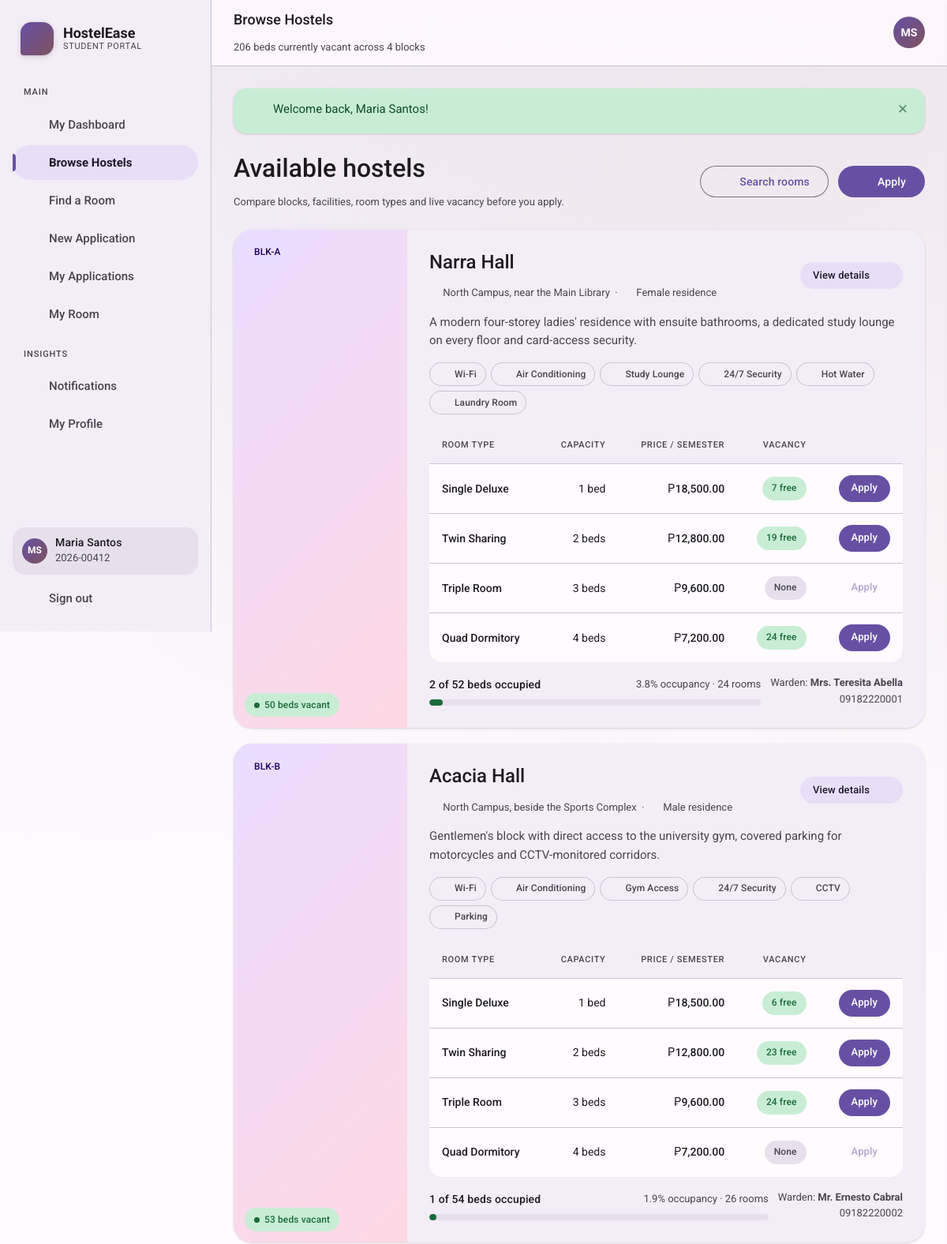
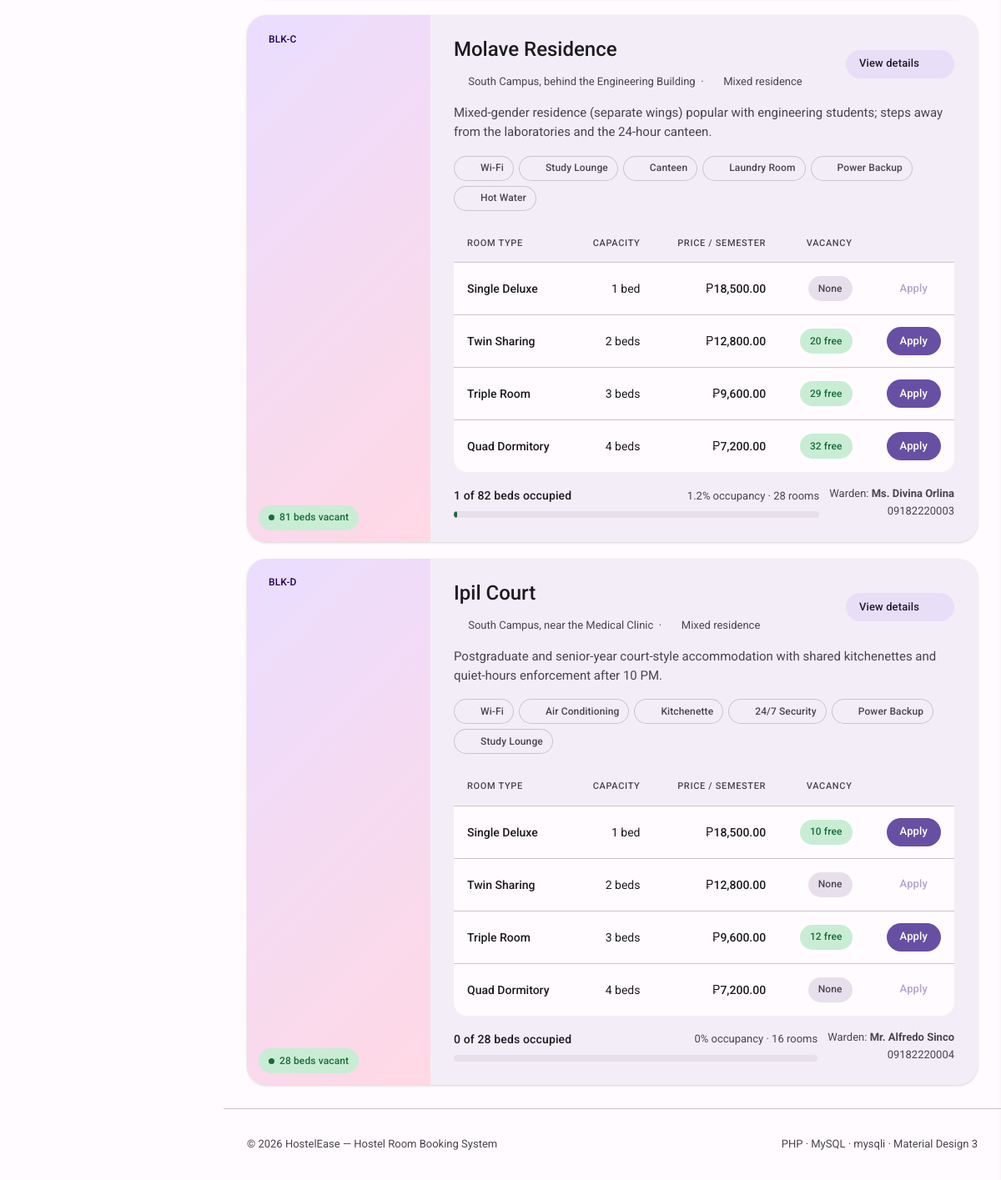
The app's page /student/hostels.php (signed in) with its own data (2 pictures, top to bottom).
### tables this page shows
CREATE TABLE users (
  id            INT UNSIGNED NOT NULL AUTO_INCREMENT,
  role          ENUM('student','admin') NOT NULL DEFAULT 'student',
  student_id    VARCHAR(20)  DEFAULT NULL,
  full_name     VARCHAR(120) NOT NULL,
  email         VARCHAR(150) NOT NULL,
  phone         VARCHAR(25)  DEFAULT NULL,
  password_hash VARCHAR(255) NOT NULL,
  gender        ENUM('male','female','other') DEFAULT NULL,
  programme     VARCHAR(120) DEFAULT NULL,
  year_level    VARCHAR(20)  DEFAULT NULL,
  address       VARCHAR(255) DEFAULT NULL,
  emergency_contact_name  VARCHAR(120) DEFAULT NULL,
  emergency_contact_phone VARCHAR(25)  DEFAULT NULL,
  status        ENUM('active','suspended') NOT NULL DEFAULT 'active',
  created_at    TIMESTAMP NOT NULL DEFAULT CURRENT_TIMESTAMP,
  updated_at    TIMESTAMP NOT NULL DEFAULT CURRENT_TIMESTAMP ON UPDATE CURRENT_TIMESTAMP,
  PRIMARY KEY (id),
  UNIQUE KEY uq_users_email (email),
  UNIQUE KEY uq_users_student_id (student_id),
  KEY idx_users_role (role)
);

CREATE TABLE hostels (
  id           INT UNSIGNED NOT NULL AUTO_INCREMENT,
  name         VARCHAR(120) NOT NULL,
  block_code   VARCHAR(20)  NOT NULL,
  location     VARCHAR(180) DEFAULT NULL,
  description  TEXT,
  facilities   VARCHAR(500) DEFAULT NULL,
  warden_name  VARCHAR(120) DEFAULT NULL,
  warden_phone VARCHAR(25)  DEFAULT NULL,
  gender_policy ENUM('male','female','mixed') NOT NULL DEFAULT 'mixed',
  image_url    VARCHAR(255) DEFAULT NULL,
  is_active    TINYINT(1) NOT NULL DEFAULT 1,
  created_at   TIMESTAMP NOT NULL DEFAULT CURRENT_TIMESTAMP,
  PRIMARY KEY (id),
  UNIQUE KEY uq_hostel_block (block_code)
);

CREATE TABLE room_types (
  id          INT UNSIGNED NOT NULL AUTO_INCREMENT,
  name        VARCHAR(80) NOT NULL,
  capacity    TINYINT UNSIGNED NOT NULL DEFAULT 1,
  price       DECIMAL(10,2) NOT NULL DEFAULT 0.00,
  facilities  VARCHAR(500) DEFAULT NULL,
  description VARCHAR(500) DEFAULT NULL,
  created_at  TIMESTAMP NOT NULL DEFAULT CURRENT_TIMESTAMP,
  PRIMARY KEY (id),
  UNIQUE KEY uq_room_type_name (name)
);

### student/hostels.php (the view, shortened to what the rows shown need)
<?php
require_once __DIR__ . '/../includes/header.php';
$hostels = db_all($conn, 'SELECT * FROM v_hostel_occupancy ORDER BY block_code');
$types   = room_type_options();
page_header('Browse Hostels', 'hostels', number_format((float)total_vacancy()) . ' beds currently vacant across ' . count($hostels) . ' blocks');
?>
<div class="row-between mb-3 wrap">
  <div>
    <h2 class="headline-m mb-0">Available hostels</h2>
  </div>
</div>
<div class="stack">
<?php foreach ($hostels as $i => $h):
    $full  = db_one($conn, 'SELECT * FROM hostels WHERE id = ?', 'i', [(int)$h['id']]);
    $vacant = (int)$h['vacant_beds'];
    $rate   = (float)$h['occupancy_rate'];
?>
  <article class="card card-pad-lg anim-rise anim-rise-<?= ($i % 4) + 1 ?>" style="padding:0;overflow:hidden">
    <div style="display:grid;grid-template-columns:220px minmax(0,1fr);gap:0" class="hostel-row">
      <div class="hostel-visual" style="height:100%;min-height:220px;border-radius:0">
        <?= icon('apartment', 'icon icon-xl') ?>
        <span class="chip chip-primary hostel-code"><?= e($h['block_code']) ?></span>
        <span class="chip <?= $vacant > 0 ? 'chip-success' : 'chip-danger' ?>" style="position:absolute;bottom:14px;left:14px">
          <span class="chip-dot"></span><?= $vacant > 0 ? $vacant . ' beds vacant' : 'Full' ?>
        </span>
      </div>
      <div style="padding:26px 28px">
        <div class="row-between wrap mb-1">
          <div>
            <h3 class="title-l mb-0"><?= e($h['name']) ?></h3>
            <p class="tiny mb-0">
              <?= icon('home', 'icon icon-xs') ?> <?= e($full['location']) ?>
              &nbsp;&middot;&nbsp; <?= icon('people', 'icon icon-xs') ?> <?= e(ucfirst($h['gender_policy'])) ?> residence
            </p>
          </div>
          <a class="btn btn-tonal btn-sm" href="hostel-detail.php?id=<?= (int)$h['id'] ?>">View details <?= icon('arrow_back', 'icon icon-sm') ?></a>
        </div>
        <p class="body-m muted mb-2" style="font-size:.9375rem"><?= e($full['description']) ?></p>
        <div class="row wrap mb-2" style="gap:6px"><?= facility_chips($full['facilities']) ?></div>
        <div class="table-wrap mb-2">
          <table class="data" style="min-width:520px">
            <thead>
              <tr><th>Room type</th><th class="num">Capacity</th><th class="num">Price / semester</th><th class="num">Vacancy</th><th></th></tr>
            </thead>
            <tbody>
            <?php foreach ($types as $t):
                $v = vacancy_for((int)$h['id'], (int)$t['id']);
            ?>
              <tr>
                <td class="cell-strong"><?= e($t['name']) ?></td>
                <td class="num"><?= (int)$t['capacity'] ?> bed<?= (int)$t['capacity'] === 1 ? '' : 's' ?></td>
                <td class="num cell-strong"><?= money($t['price']) ?></td>
                <td class="num">
                  <span class="chip <?= $v > 0 ? 'chip-success' : 'chip-neutral' ?>"><?= $v > 0 ? $v . ' free' : 'None' ?></span>
                </td>
                <td style="text-align:right">
                  <a class="btn btn-sm <?= $v > 0 ? '' : 'btn-outlined' ?>" <?= $v > 0 ? '' : 'disabled aria-disabled="true"' ?>
                     href="apply.php?hostel=<?= (int)$h['id'] ?>&type=<?= (int)$t['id'] ?>">Apply</a>
                </td>
              </tr>
            <?php endforeach; ?>
            </tbody>
          </table>
        </div>
        <div class="row-between wrap" style="gap:12px">
          <div class="grow" style="min-width:200px">
            <div class="row-between mb-1">
              <span class="label-m"><?= (int)$h['occupied_beds'] ?> of <?= (int)$h['total_beds'] ?> beds occupied</span>
              <span class="tiny"><?= $rate ?>% occupancy &middot; <?= (int)$h['total_rooms'] ?> rooms</span>
            </div>
            <?= occupancy_bar((int)$h['occupied_beds'], (int)$h['total_beds']) ?>
          </div>
          <div class="tiny" style="text-align:right">
            Warden: <strong><?= e($full['warden_name'] ?: '—') ?></strong><br><?= e($full['warden_phone'] ?: '') ?>
          </div>
        </div>
      </div>
    </div>
  </article>
<?php endforeach; ?>
</div>
<?php page_footer(); ?>

### includes/header.php (shortened to what the rows shown need)
<?php
require_once __DIR__ . '/functions.php';
$__USER = current_user();
function initials(?string $name): string
{
    $parts = preg_split('/\s+/', trim((string)$name));
    $out = '';
    foreach (array_slice($parts, 0, 2) as $p) {
        if ($p !== '') {
            $out .= mb_strtoupper(mb_substr($p, 0, 1));
        }
    }
    return $out ?: '?';
}
function page_header(string $title, string $active = '', string $subtitle = '', array $actions = []): void
{
    global $__USER;
    $user = $__USER ?: current_user();
    $role = $user['role'] ?? 'guest';
    $unread = $user ? unread_notification_count((int)$user['id']) : 0;
    ?>
<!DOCTYPE html>
<html lang="en">
<head>
<link rel="stylesheet" href="<?= app_url('assets/css/fonts.css') ?>">
<link rel="stylesheet" href="<?= app_url('assets/css/material-you.css') ?>">
</head>
<body>
<div class="app">
  <aside class="rail" id="rail" aria-label="Main navigation">
    <div class="brand">
      <div class="brand-mark"><?= icon('apartment') ?></div>
      <div class="brand-text">
        <span class="brand-name"><?= APP_NAME ?></span>
        <span class="brand-sub"><?= e($role === 'admin' ? 'Admin Console' : 'Student Portal') ?></span>
      </div>
    </div>
    <div class="rail-footer">
      <?php if ($user): ?>
        <div class="rail-user mb-1">
          <div class="avatar sm"><?= e(initials($user['full_name'])) ?></div>
          <div class="grow" style="min-width:0">
            <div class="label-m" style="white-space:nowrap;overflow:hidden;text-overflow:ellipsis"><?= e($user['full_name']) ?></div>
            <div class="tiny"><?= e($role === 'admin' ? 'Hostel Administrator' : ($user['student_id'] ?: 'Student')) ?></div>
          </div>
        </div>
      <?php endif; ?>
    </div>
  </aside>
  <div class="main">
    <header class="topbar">
      <div class="grow" style="min-width:0">
        <h1 class="title-m mb-0" style="white-space:nowrap;overflow:hidden;text-overflow:ellipsis"><?= e($title) ?></h1>
        <?php if ($subtitle): ?><p class="tiny mb-0"><?= $subtitle ?></p><?php endif; ?>
      </div>
      <button class="icon-btn" data-notif-toggle aria-label="Notifications (<?= $unread ?> unread)">
        <?= icon('notifications') ?>
      </button>
      <?php if ($user): ?>
        <a class="avatar" href="<?= app_url('profile.php') ?>" title="<?= e($user['full_name']) ?>" aria-label="My profile"><?= e(initials($user['full_name'])) ?></a>
      <?php endif; ?>
    </header>
    <main class="content" id="main">
    <?php
}
function page_footer(string $fab = ''): void
{
    ?>
    </main>
  </div>
</div>
</body>
</html>
    <?php
}

### includes/functions.php (shortened to what the rows shown need)
<?php
require_once __DIR__ . '/config.php';
function e(?string $value): string
{
    return htmlspecialchars((string)$value, ENT_QUOTES | ENT_SUBSTITUTE, 'UTF-8');
}
function money(float|string|null $amount): string
{
    return CURRENCY . number_format((float)$amount, 2);
}
function app_url(string $path = ''): string
{
    static $prefix = null;
    if ($prefix === null) {
        $scriptDir = rtrim(str_replace('\\', '/', dirname($_SERVER['SCRIPT_NAME'] ?? '/')), '/');
        if ($scriptDir === '' || $scriptDir === '.') {
            $prefix = rtrim(BASE_URL, '/') . '/';
        } else {
            $depth   = substr_count($scriptDir, '/');
            $baseDir = rtrim(BASE_URL, '/');
            $prefix  = ($baseDir !== '' ? $baseDir . '/' : '') . str_repeat('../', $depth);
        }
    }
    return $prefix . ltrim($path, '/');
}
function current_user(): ?array
{
    global $conn;
    static $cache = null;
    if ($cache !== null) {
        return $cache;
    }
    $stmt = mysqli_prepare($conn, 'SELECT * FROM users WHERE id = ? LIMIT 1');
    mysqli_stmt_bind_param($stmt, 'i', $_SESSION['user_id']);
    mysqli_stmt_execute($stmt);
    $res  = mysqli_stmt_get_result($stmt);
    $cache = mysqli_fetch_assoc($res) ?: null;
    return $cache;
}
function unread_notification_count(int $userId): int
{
    global $conn;
    $stmt = mysqli_prepare($conn, 'SELECT COUNT(*) c FROM notifications WHERE user_id = ? AND is_read = 0');
    mysqli_stmt_bind_param($stmt, 'i', $userId);
    mysqli_stmt_execute($stmt);
    $row = mysqli_fetch_assoc(mysqli_stmt_get_result($stmt));
    return (int)($row['c'] ?? 0);
}
function room_type_options(): array
{
    global $conn;
    $res = mysqli_query($conn, 'SELECT * FROM room_types ORDER BY capacity, price');
    return $res ? mysqli_fetch_all($res, MYSQLI_ASSOC) : [];
}
function vacancy_for(int $hostelId, int $roomTypeId): int
{
    global $conn;
    $stmt = mysqli_prepare(
        $conn,
        "SELECT COALESCE(SUM(rt.capacity - r.occupied),0) v
           FROM rooms r JOIN room_types rt ON rt.id = r.room_type_id
          WHERE r.hostel_id = ? AND r.room_type_id = ? AND r.status = 'available'"
    );
    mysqli_stmt_bind_param($stmt, 'ii', $hostelId, $roomTypeId);
    mysqli_stmt_execute($stmt);
    $row = mysqli_fetch_assoc(mysqli_stmt_get_result($stmt));
    return (int)($row['v'] ?? 0);
}
function icon(string $name, string $class = 'icon'): string
{
    $d = $paths[$name] ?? $paths['info'];
    return '<svg class="' . e($class) . '" viewBox="0 0 24 24" fill="currentColor" aria-hidden="true" focusable="false">' . $d . '</svg>';
}
function facility_chips(?string $facilities): string
{
    $out = '';
    foreach (array_filter(array_map('trim', explode(',', $facilities))) as $f) {
        $out .= '<span class="chip chip-outline">' . icon_for_facility($f) . e($f) . '</span>';
    }
    return $out;
}
function icon_for_facility(string $facility): string
{
    $f = strtolower($facility);
    return match (true) {
        str_contains($f, 'wi-fi'), str_contains($f, 'wifi'), str_contains($f, 'internet') => icon('wifi', 'icon icon-xs'),
        str_contains($f, 'air'), str_contains($f, 'ac'), str_contains($f, 'cool')          => icon('ac_unit', 'icon icon-xs'),
        str_contains($f, 'laundry'), str_contains($f, 'wash')                              => icon('local_laundry', 'icon icon-xs'),
        str_contains($f, 'security'), str_contains($f, 'cctv'), str_contains($f, 'guard')  => icon('security', 'icon icon-xs'),
        str_contains($f, 'gym'), str_contains($f, 'fitness')                               => icon('fitness', 'icon icon-xs'),
        str_contains($f, 'canteen'), str_contains($f, 'kitchen'), str_contains($f, 'dining') => icon('restaurant', 'icon icon-xs'),
        str_contains($f, 'parking')                                                        => icon('directions_car', 'icon icon-xs'),
        str_contains($f, 'power'), str_contains($f, 'generator'), str_contains($f, 'electric') => icon('bolt', 'icon icon-xs'),
        default => icon('check', 'icon icon-xs'),
    };
}
function occupancy_bar(int $occupied, int $capacity): string
{
    $capacity = max(1, $capacity);
    $pct = (int)round(($occupied / $capacity) * 100);
    $tone = $pct >= 100 ? 'bar-full' : ($pct >= 70 ? 'bar-high' : 'bar-low');
    return '<div class="bar" role="img" aria-label="' . $occupied . ' of ' . $capacity . ' beds occupied">'
         . '<span class="bar-fill ' . $tone . '" style="width:' . $pct . '%"></span></div>';
}
function db_all(mysqli $conn, string $sql, string $types = '', array $params = []): array
{
    $stmt = mysqli_prepare($conn, $sql);
    if ($types !== '' && $params !== []) {
        mysqli_stmt_bind_param($stmt, $types, ...$params);
    }
    mysqli_stmt_execute($stmt);
    $rows = mysqli_fetch_all(mysqli_stmt_get_result($stmt), MYSQLI_ASSOC);
    return $rows;
}
function db_one(mysqli $conn, string $sql, string $types = '', array $params = []): ?array
{
    $rows = db_all($conn, $sql, $types, $params);
    return $rows[0] ?? null;
}

### records on screen
users: role "STUDENT PORTAL", full_name "MS", full_name "Maria Santos", student "2026-00412"
hostels: block_code "BLK-A", vacant "50", name "Narra Hall", location "North Campus, near the Main Library", gender_policy "Female", description "A modern four-storey ladies' residence with ensuite bathrooms, a dedicated study lounge on every floor and card-access security.", f "Wi-Fi", f "Air Conditioning", f "Study Lounge", f "24/7 Security", f "Hot Water", f "Laundry Room", occupied_beds "2", total_beds "52", rate "3.8", total_rooms "24", $pct 4 (drawn), warden_name "Mrs. Teresita Abella", warden_phone "09182220001"
room_types: name "Single Deluxe", capacity "1", price "₱18,500.00", v "7", v "6", shows "None", v "10"
room_types: name "Twin Sharing", capacity "2", shows "s", price "₱12,800.00", v "19", v "23", v "20", shows "None"
room_types: name "Triple Room", capacity "3", shows "s", price "₱9,600.00", shows "None", v "24", v "29", v "12"
room_types: name "Quad Dormitory", capacity "4", shows "s", price "₱7,200.00", v "24", shows "None", v "32"
hostels: block_code "BLK-B", vacant "53", name "Acacia Hall", location "North Campus, beside the Sports Complex", gender_policy "Male", description "Gentlemen's block with direct access to the university gym, covered parking for motorcycles and CCTV-monitored corridors.", f "Wi-Fi", f "Air Conditioning", f "Gym Access", f "24/7 Security", f "CCTV", f "Parking", occupied_beds "1", total_beds "54", rate "1.9", total_rooms "26", $pct 2 (drawn), warden_name "Mr. Ernesto Cabral", warden_phone "09182220002"
hostels: block_code "BLK-C", vacant "81", name "Molave Residence", location "South Campus, behind the Engineering Building", gender_policy "Mixed", description "Mixed-gender residence (separate wings) popular with engineering students; steps away from the laboratories and the 24-hour canteen.", f "Wi-Fi", f "Study Lounge", f "Canteen", f "Laundry Room", f "Power Backup", f "Hot Water", occupied_beds "1", total_beds "82", rate "1.2", total_rooms "28", warden_name "Ms. Divina Orlina", warden_phone "09182220003"
hostels: block_code "BLK-D", vacant "28", name "Ipil Court", location "South Campus, near the Medical Clinic", gender_policy "Mixed", description "Postgraduate and senior-year court-style accommodation with shared kitchenettes and quiet-hours enforcement after 10 PM.", f "Wi-Fi", f "Air Conditioning", f "Kitchenette", f "24/7 Security", f "Power Backup", f "Study Lounge", occupied_beds "0", total_beds "28", rate "0", total_rooms "16", warden_name "Mr. Alfredo Sinco", warden_phone "09182220004"

### other values on screen
APP_NAME "HostelEase"
$section "MAIN"
$label "My Dashboard"
$label "Browse Hostels"
$label "Find a Room"
$label "New Application"
$label "My Applications"
$label "My Room"
$section "INSIGHTS"
$label "Notifications"
$label "My Profile"
$title "Browse Hostels"
$subtitle "206 beds currently vacant across 4 blocks"
$f['message'] "Welcome back, Maria Santos!"
APP_TAGLINE "Hostel Room Booking System"
